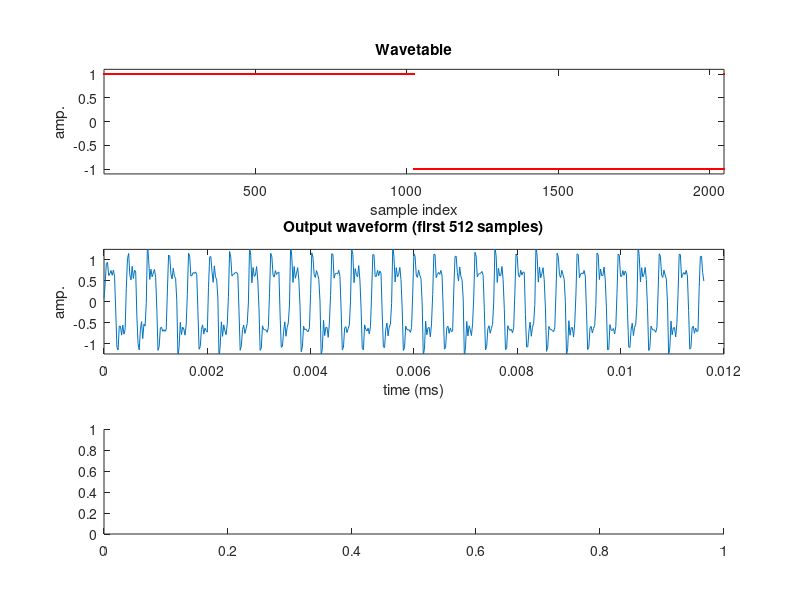

This chart was generated by the following MATLAB code: (Note: this script raises an error after producing the figure.)
%% Single wavetable synthesis
% Variable frequency via interpolation.
% Attempted anti-aliasing filter.
% Doesn't sound pretty, especially for high F0.

clear; close all;

% Constants.
% Wavetable type: 'sine', 'saw', or 'square'
wtType = 'square';
% Sample rate.
Fs = 44100;
% Output frequency.
F0 = 2532;
% Output duration.
outDurationS = 2;
% Output buffer size.
bufferSize = 2^10;
% Output amplitude.
outAmp = 1.;
% Wavetable length.
wtLength = 2^11;
% Max output samples to plot.
maxOutPlot = 2^9;
% Anti-aliasing (low-pass) filter type: 'butter', 'cheby'
aaFilterType = 'cheby';
% LPF params
lpfCutoff = Fs * .4;
lpfOrder = 8;

% Plot setup.
figure( ...
    'Name', 'Single wavetable', ...
    'Position', [500 50 750 900] ...
);

% Create and plot the wavetable.
switch(wtType)
    case 'sine'
        wt = sin(linspace(0, 2 * pi, wtLength)');
    case 'saw'
        wt = linspace(-1, 1, wtLength);
    case 'square'
        wt = square(linspace(0, 2 * pi, wtLength)');
end

switch(aaFilterType)
    case 'butter'
        [b, a] = butter(lpfOrder, lpfCutoff/(Fs/2), 'low');
    case 'cheby'
        % 'peak to peak passband ripple'
        ripple = 3;
        [b,a] = cheby1(lpfOrder, ripple, lpfCutoff/(Fs/2), 'low');
end

subplot(311), ...
    plot(1:wtLength, wt, 'r.'), ...
    title('Wavetable'), ...
    xlim([1, wtLength]), ...
    ylim([-1.1, 1.1]), ...
    ylabel('amp.'), ...
    xlabel('sample index');

% Create output placeholder.
y = zeros(Fs * outDurationS, 1);
buffer = zeros(bufferSize, 1);
bufferIndex = 1;

% Calculate the number of samples per period of the wavetable to produce the
% desired frequency.
sampsPerPeriod = Fs / F0;
wtStepsPerSample = wtLength / sampsPerPeriod;

% Placeholder for final filter conditions.
z = zeros(lpfOrder, 1);

% Repeatedly copy the wavetable to the output placeholder.
for n=1:(Fs * outDurationS)
    % Calculate the fractional sample index in the wavetable.
    wtIndex = mod(wtStepsPerSample * (n - 1), wtLength) + 1;
    % Calculate the magnitudes for samples either side of the fractional index.
    magnitude2 = rem(wtIndex, 1);
    magnitude1 = 1 - magnitude2;
    
    % Wrap the wavetable index as necessary.
    prevIndex = floor(wtIndex);
    nextIndex = ceil(wtIndex);
    if prevIndex == 0 || prevIndex > wtLength
        prevIndex = wtLength;
    end
    if nextIndex > wtLength
        nextIndex = 1;
    end
    
    % Compose the output sample from summed weighted samples.
    buffer(bufferIndex) = outAmp * ( ...
        magnitude1 * wt(prevIndex) + ...
        magnitude2 * wt(nextIndex) ...
    );

    bufferIndex = bufferIndex + 1;
    if bufferIndex > bufferSize
        % End of buffer reached: low-pass the buffer and write it to output.
        [filtered, z] = filter(b, a, buffer, z);
        y(n-bufferSize+1:n) = filtered;
        bufferIndex = 1;
    end
end

sound(y, Fs);
% Plot beginning of output against time.
subplot(312), ...
    plot(linspace(0, maxOutPlot / Fs, maxOutPlot)', y(1:maxOutPlot)), ...
    title(sprintf('Output waveform (first %d samples)', maxOutPlot)), ...
    ylim([-1.25, 1.25]), ...
    ylabel('amp.'), ...
    xlabel('time (ms)');

% Plot spectrogram
subplot(313), ...
    spectrogram(y, 512, 64, 512, Fs, 'yaxis'), ...
    ylim([0, 22]);

% % For sine wavetable, inspect the frequency response.
% if strcmp(wtType, 'sine')
%     figure( ...
%         'Name', 'Frequency response', ...
%         'Position', [600 50 750 900] ...
%     );
%     freqz(y);
% 
%     % Compare sin wavetable output with 'pure' sine wave:
%     figure( ...
%         'Name', 'Pure sine', ...
%         'Position', [700 50 750 900] ...
%     );
%     y_ = sin(2 * pi * F0 * linspace(0, outDurationS, Fs * outDurationS));
%     % spectrogram( y_, 512, 64, 512, Fs, 'yaxis');
%     freqz(y_);
% end

tfPlot(y, Fs);
